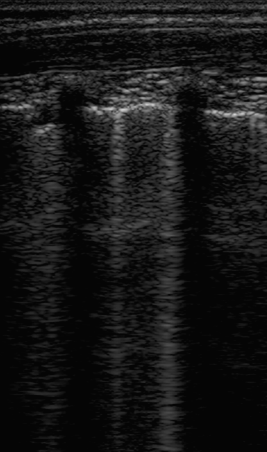
%> input picture 3 b-lines.BMP, 267 x 452 px
$ octave runBlinedetection.m   (GNU Octave 9; MATLAB toolbox functions it lacks are replaced by stand-ins)
%> lines starting %> are read from the running program, lines starting %| are printed output that depends on the picture; in (x1, y1, x2, y2) boxes, pixels count from 0 and x2, y2 are one past the last pixel; in counts of white or black regions, pixels touching at a corner belong together; the program's own positions count from 1
### source/runDetectPleuralLine.m
% runDetectPleuralLine;
%
% Copyright (c) Nantheera Anantrasirichai
% N.Anantrasirichai@bristol.ac.uk
%
% This code is distributed under the terms of the GNU General Public License 3.0
%%%%%%%%%%%%%%%%%%%%%%%%%%%%%%%%%%%%%%%%%%%%%%%%%%%%%%%%%%%%%%%%%%%%%%%%%%%

ratio = 0.5*0.75;
optionDim = 2;
maxplueral = 5;


h = min(horig,worig);
%> h = 267
h = floor(h/2)*2;
%> h = 266

boundplural = round(h/2);
%> boundplural = 133

pleuralLine = zeros(h,h,totalSlices);
meanImg = mean(imgnoise,3);
meanImg = meanImg(1:boundplural,:);
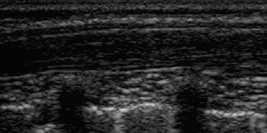
%> meanImg: size 133x267 double; min 0.0196, max 0.824, mean 0.143
[curpLine, indi_m, indj_m, weight_m] = findPleuralLine(meanImg/max(meanImg(:)), theraPleural, optionDim, maxplueral,ratio,[0 0]);
mean_indi_p = indi_m;
mean_indj_p = indj_m;
indi_p = zeros(1,totalSlices);
indj_p = zeros(1,totalSlices);
weight_p = zeros(1,totalSlices);
gain = 2;
for k = 1:totalSlices
    %imR = imgnoise(1:h,1:h,k);
    imR = imgnoise(1:boundplural,:,k);
    [curpLine, indi_p(k), indj_p(k), weight_p(k)] = findPleuralLine(imR, theraPleural, optionDim, maxplueral,ratio,[mean_indi_p mean_indj_p]);
    if k > 10
        mean_indi_p = (indi_m*weight_m*gain + sum(indi_p.*weight_p))/(weight_m*gain + sum(weight_p));
        mean_indj_p = (indj_m*weight_m*gain + sum(indj_p.*weight_p))/(weight_m*gain + sum(weight_p));
    end

    [indic, indjc] = find(curpLine>0);
    indic = ceil(mean(indic(:)))+5;
    pleuralLine(1:size(curpLine,1),1:h,k) = curpLine(:,1:h);

    % draw box on the input image
    imgwithpline = repmat(imgnoise(:,:,k),[1 1 3]);
    imgwithpline(1:h,1:h,1) = imgwithpline(1:h,1:h,1) + pleuralLine(:,:,k);
    %imshow(imgwithpline);
end
%close('all')
%figure; imshow(imgwithpline); title(num2str(fnum));

% smooth surface
if totalSlices>1
    ind = find(pleuralLine(:)>25);
    [indi, indj, indk] = ind2sub(size(pleuralLine), ind);
    fsmooth = fit([indj, indk],indi,'poly23','Robust','Bisquare');
    plinesmth = round(fsmooth(indj, indk));
    ind = sub2ind(size(pleuralLine), plinesmth, indj, indk);
    pleuralLine(:,:,:) = 0;
    pleuralLine(ind) = 100;
end

### source/findPleuralLine.m
function [pleuralLine, indi, indj, confidence] = findPleuralLine(imR, thetaHor, optionDim, maxplueral, ratio, mean_ind)
%> called with optionDim = 2, maxplueral = 5, ratio = 0.375, mean_ind = [0 0]

%
% Copyright (c) Nantheera Anantrasirichai
% N.Anantrasirichai@bristol.ac.uk
%
% This code is distributed under the terms of the GNU General Public License 3.0
%%%%%%%%%%%%%%%%%%%%%%%%%%%%%%%%%%%%%%%%%%%%%%%%%%%%%%%%%%%%%%%%%%%%%%%%%%%

% dimenstion
[h w] = size(imR);
%> h = 133; w = 267

% dim top part
if optionDim==1

    ratio = round(size(img,1)/size(img,2))+2;          % if optionDim = 1; whereabout is the top part
    %         if mean(imR(:))>0.5
    %         end
    dimmask = [1:round(horig/ratio) round(horig/ratio)*ones(1,length(round(horig/ratio)+1:h))]';
    dimmask = repmat(dimmask, [1 h]);
    imR = imR.*dimmask./max(dimmask(:));
end

% Radon transform
[qHor,rhoHor] = radon(imR, thetaHor);
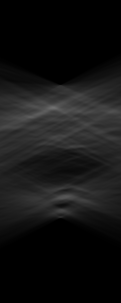
%> qHor: size 303x121 double; min 0, max 112.8, mean 20.4
%> rhoHor = 303 values from -151 to 151

if optionDim==2
    % possible area with pleural line present
    numpix = 0;
    while (numpix/numel(qHor) < 0.01)&&(ratio>0)
        possiblearea = qHor > h*ratio;
        numpix = sum(possiblearea(:));
        ratio = ratio - 0.1;
    end
%> this loop made 1 pass
%> numpix on pass 1: 5280
%> pass 1, in findPleuralLine, `possiblearea = qHor > h*ratio;`:
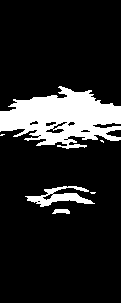
%> possiblearea: size 303x121 logical; 14.4% white; 6 white regions (3 under 20 px), largest, box (x1, y1, x2, y2) and area: (0, 86, 121, 149) 4577, (25, 186, 95, 207) 610, (52, 209, 70, 214) 69
    if sum(possiblearea(:))>0
        minrho = find(sum(possiblearea,2)>0);
%> minrho = 89 values from 87 to 214
        minrho = minrho(1);
%> minrho = 87
        dimmask = (size(qHor,1)-minrho:-1:1);
%> dimmask = 216 values, max 216 at index 1, min 1 at index 216, mean 108.5
        dimmask = [dimmask(1)*ones(1,minrho) dimmask]';
        dimmask = repmat(dimmask, [1 size(qHor,2)]);
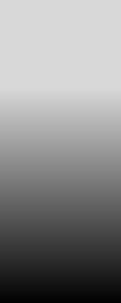
%> dimmask: size 303x121 double; min 1, max 216, mean 139.4
        qHor = qHor.*dimmask;
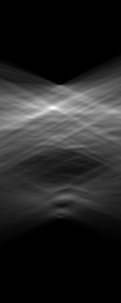
%> qHor: size 303x121 double; min 0, max 22113.4, mean 3219.8; drawn with min black and max white
    end
end

% find pleural line from the max of qHor
BW = imregionalmax(qHor);
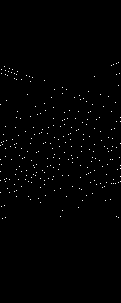
%> BW: size 303x121 logical; 0.74% white in thin lines or dots, all inside (x1, y1, x2, y2) = (0, 62, 121, 219)
%BW(1:min(size(qHor,1),round(1.5*size(qHor,2))),:) = 0;
if mean_ind(1) > 0
    limgap = 20;
    BW([1:round(mean_ind(1))-limgap round(mean_ind(1))+limgap:end],:) = 0;
    BW(:,[1:round(mean_ind(2))-limgap round(mean_ind(2))+limgap:end]) = 0;
    while sum(BW(:))<=0
        BW = imregionalmax(qHor);
        BW(1:min(size(qHor,1),round(1.5*size(qHor,2))),:) = 0;
        limgap = limgap*2;
        BW([1:round(mean_ind(1))-limgap round(mean_ind(1))+limgap:end],:) = 0;
        BW(:,[1:round(mean_ind(2))-limgap round(mean_ind(2))+limgap:end]) = 0;
    end
end
[indi, indj] = find(BW);
%> indi = 271 values from 63 to 219; indj = 271 values from 1 to 121
qHorMax = qHor(BW);
%> qHorMax = 271 values, max 22113.4 at index 127, min 2117 at index 262, mean 6984.7
[val, inds] = sort(qHorMax,'descend');
%> val = 271 values, max 22113.4 at index 1, min 2117 at index 271, mean 6984.7; inds = 271 values, max 271 at index 169, min 1 at index 83, mean 136
inds = inds(1:min(length(inds),maxplueral));
%> inds = [127; 114; 101; 97; 79]
indi = indi(inds(1));
%> indi = 108
indj = indj(inds(1));
%> indj = 54

tempR = zeros(size(qHor));
tempR(indi,indj) = max(qHor(:));
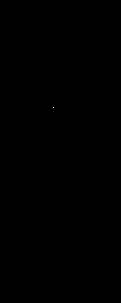
%> tempR: size 303x121 double; values 0 (black) and 22113.4 (white), 0% white in thin lines or dots, all inside (x1, y1, x2, y2) = (53, 107, 54, 108)
sidemax = max(size(imR));
%> sidemax = 267
pleuralLine = radonT(tempR, thetaHor, sidemax);
if size(pleuralLine,2) < w
    pleuralLine = padarray(pleuralLine,[round((w-size(pleuralLine,2))/2) round((w-size(pleuralLine,2))/2)]);
end
pleuralLine = pleuralLine(round(sidemax/2 - h/2) + (1:h),:);

confidence = val(1);%/sum(val(1:min(length(inds),maxplueral)));

### source/radonT.m
function Ax = radonT(x, theta, output_size)

%
% Copyright (c) Nantheera Anantrasirichai
% N.Anantrasirichai@bristol.ac.uk
%
% This code is distributed under the terms of the GNU General Public License 3.0
%%%%%%%%%%%%%%%%%%%%%%%%%%%%%%%%%%%%%%%%%%%%%%%%%%%%%%%%%%%%%%%%%%%%%%%%%%%

if nargin < 3
    % inverse radon (line -> image)
    Ax = iradon(x,theta);%,'Hamming'); % filtering if want super smooth

else
%> the run ends on the next line
    Ax = iradon(x,theta, output_size);
end
Ax = max(0,Ax(2:end-1,2:end-1));

### runBlinedetection.m
% Copyright (c) Nantheera Anantrasirichai
% N.Anantrasirichai@bristol.ac.uk
%
% This code is distributed under the terms of the GNU General Public License 3.0
%%%%%%%%%%%%%%%%%%%%%%%%%%%%%%%%%%%%%%%%%%%%%%%%%%%%%%%%%%%%%%%%%%%%%%%%%%%
clear all
warning off
addpath('./source');


%%%%%%%%%%%%%%%%%%%%%%%%%%%%%%%%%%%%%%%%%%%%%%%%%%%%%%%%%%%%%%%%%%%%%%%%%%%
% parameters
%%%%%%%%%%%%%%%%%%%%%%%%%%%%%%%%%%%%%%%%%%%%%%%%%%%%%%%%%%%%%%%%%%%%%%%%%%%
RUNALLSCANS = 0;
DIMPLEURAL = 1;
thetaVer = -15:0.25:15;     % to detect vertical lines
thetaHor = (-5:0.25:5)+90;              % to detect horizontal lines
theraPleural = (-15:0.25:15)+90;        % to detect pleural lines
thetaDisplay = -45:0.5:135;
optdeblur = 0;
runDetectBLines = 1;


outputDir = 'results\';
mkdir(outputDir);

%%%%%%%%%%%%%%%%%%%%%%%%%%%%%%%%%%%%%%%%%%%%%%%%%%%%%%%%%%%%%%%%%%%%%%%%%%%
% input images
%%%%%%%%%%%%%%%%%%%%%%%%%%%%%%%%%%%%%%%%%%%%%%%%%%%%%%%%%%%%%%%%%%%%%%%%%%%
imgnoise = im2double(imread('3 b-lines.BMP'));


% dimentions
[horig, worig, totalSlices] = size(imgnoise);

%%%%%%%%%%%%%%%%%%%%%%%%%%%%%%%%%%%%%%%%%%%%%%%%%%%%%%%%%%%%%%%%%%%%%%%%%%%
% detect pleural line
%%%%%%%%%%%%%%%%%%%%%%%%%%%%%%%%%%%%%%%%%%%%%%%%%%%%%%%%%%%%%%%%%%%%%%%%%%%
runDetectPleuralLine;
